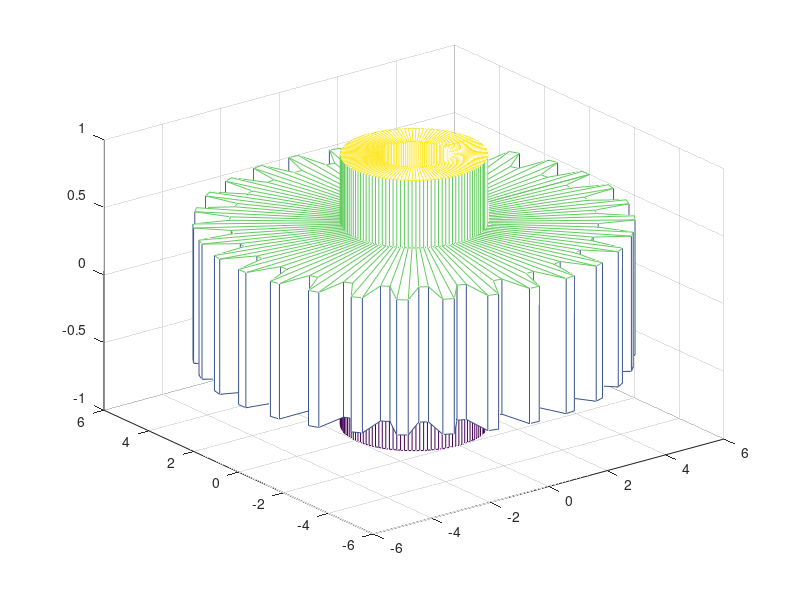

Write the MATLAB code that produced this figure. (Note: this script raises an error after producing the figure.)
 function gearHack()
cla
% INPUT 
number_teeth  = 30;
centre_hole_radius = 1;
collar_width = 1;
main_outer_radius = 5;
collar_height =0.5;
teeth_length = 1;
gear_thickness = 1;

% calculate dependencies
collar_radius = centre_hole_radius + collar_width;
teeth_outer_radius = main_outer_radius + teeth_length;

% create an object to be manipulated 
[x,y,z]       = cylinder([centre_hole_radius,...
                          centre_hole_radius,...
                          collar_radius,...
                          collar_radius,...
                          main_outer_radius,...
                          main_outer_radius,...
                          collar_radius,...
                          collar_radius,...
                          centre_hole_radius],...
                          number_teeth*4);

axis equal

z([1, 8, 9], :) =  gear_thickness/2 + collar_height;
z([6, 7], :) = gear_thickness/2;
z([5, 4], :) = -gear_thickness/2;
z([3, 2], :) = -((gear_thickness/2) + collar_height);
[x1,y1,z1]       = cylinder([teeth_outer_radius], number_teeth*4);
x(5:6,1:4:end)  = x1(1:2,1:4:end);
x(5:6,2:4:end)  = x1(1:2,2:4:end);
y(5:6,1:4:end)  = y1(1:2,1:4:end);
y(5:6,2:4:end)  = y1(1:2,2:4:end);
mesh(x,y,z) %Display the finished object

% create the stlfile
% download the function surf2stl from the MathWorks File Exchange
% this function write and STL file from surface data
% https://uk.mathworks.com/matlabcentral/fileexchange/4512-surf2stl

surf2stl('gear.stl',x,y,z)

% check that your stl file is correct with free online STL viewer
% https://www.viewstl.com

